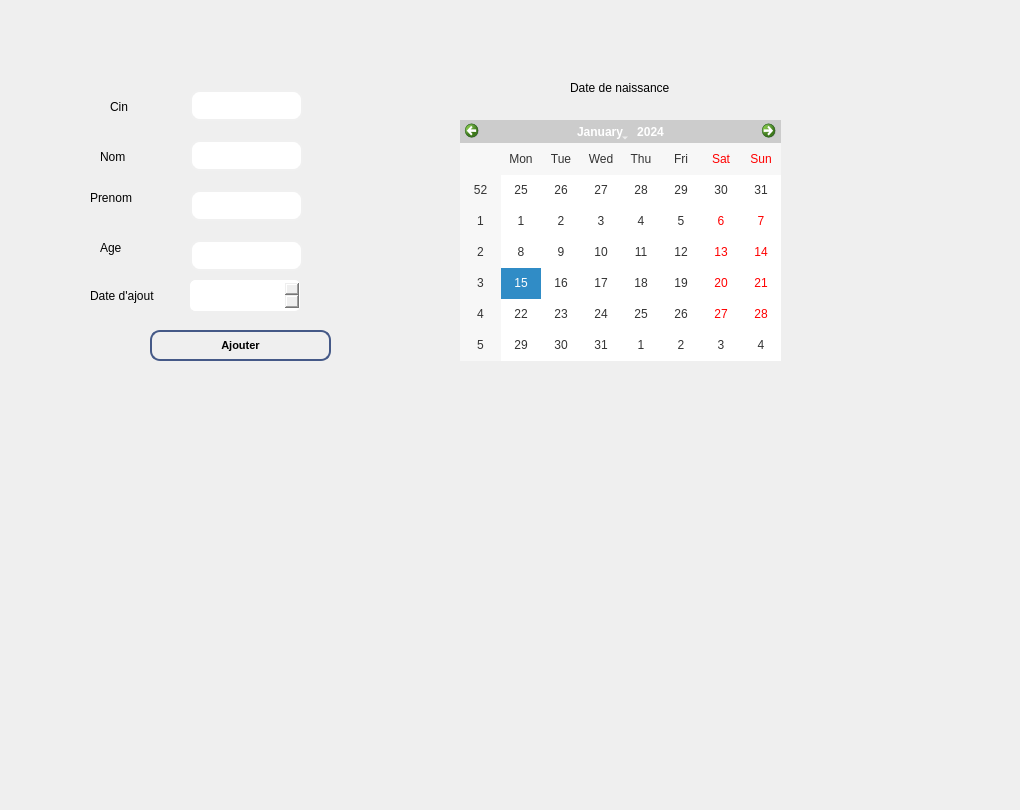
      <widget class="QWidget" name="widget_5">
       <attribute name="title">
        <string>Ajouter un patient</string>
       </attribute>
       <widget class="QLabel" name="label_NOUR_4">
        <property name="geometry">
         <rect>
          <x>110</x>
          <y>100</y>
          <width>47</width>
          <height>13</height>
         </rect>
        </property>
        <property name="styleSheet">
         <string notr="true">
font: 87 8pt &quot;Segoe UI Black&quot;,rgb(0, 0, 0);</string>
        </property>
        <property name="text">
         <string>Cin</string>
        </property>
       </widget>
       <widget class="QLabel" name="label_2_NOUR_4">
        <property name="geometry">
         <rect>
          <x>100</x>
          <y>150</y>
          <width>47</width>
          <height>13</height>
         </rect>
        </property>
        <property name="styleSheet">
         <string notr="true">
font: 87 8pt &quot;Segoe UI Black&quot;,rgb(0, 0, 0);</string>
        </property>
        <property name="text">
         <string>Nom</string>
        </property>
       </widget>
       <widget class="QLabel" name="label_3_NOUR_4">
        <property name="geometry">
         <rect>
          <x>90</x>
          <y>190</y>
          <width>51</width>
          <height>16</height>
         </rect>
        </property>
        <property name="styleSheet">
         <string notr="true">
font: 87 8pt &quot;Segoe UI Black&quot;,rgb(0, 0, 0);</string>
        </property>
        <property name="text">
         <string>Prenom</string>
        </property>
       </widget>
       <widget class="QLineEdit" name="linecin_NOUR_4">
        <property name="geometry">
         <rect>
          <x>190</x>
          <y>90</y>
          <width>113</width>
          <height>31</height>
         </rect>
        </property>
        <property name="styleSheet">
         <string notr="true">QLineEdit {
  background-color: qlineargradient(x1: 0, y1: 0, x2: 0, y2: 1,
                                      stop: 0 #455987, stop: 1 #4d8fac);
  border: 2px solid #f0f0f0;
  border-radius: 10px;
  color: #ffffff;
  padding: 8px 16px;
  transition: all 0.3s ease-in-out;
}

QLineEdit:hover {
  background-color: qlineargradient(x1: 0, y1: 0, x2: 0, y2: 1,
                                      stop: 0 #4d8fac, stop: 1 #455987);
  border-color: #ffffff;
}

QLineEdit:focus {
  background-color: qlineargradient(x1: 0, y1: 0, x2: 0, y2: 1,
                                      stop: 0 #4d8fac, stop: 1 #455987);
  border-color: #ffffff;
  box-shadow: 0 0 10px #4d8fac;
}
</string>
        </property>
       </widget>
       <widget class="QLineEdit" name="linenom_NOUR_4">
        <property name="geometry">
         <rect>
          <x>190</x>
          <y>140</y>
          <width>113</width>
          <height>31</height>
         </rect>
        </property>
        <property name="styleSheet">
         <string notr="true">QLineEdit {
  background-color: qlineargradient(x1: 0, y1: 0, x2: 0, y2: 1,
                                      stop: 0 #455987, stop: 1 #4d8fac);
  border: 2px solid #f0f0f0;
  border-radius: 10px;
  color: #ffffff;
  padding: 8px 16px;
  transition: all 0.3s ease-in-out;
}

QLineEdit:hover {
  background-color: qlineargradient(x1: 0, y1: 0, x2: 0, y2: 1,
                                      stop: 0 #4d8fac, stop: 1 #455987);
  border-color: #ffffff;
}

QLineEdit:focus {
  background-color: qlineargradient(x1: 0, y1: 0, x2: 0, y2: 1,
                                      stop: 0 #4d8fac, stop: 1 #455987);
  border-color: #ffffff;
  box-shadow: 0 0 10px #4d8fac;
}
</string>
        </property>
       </widget>
       <widget class="QLineEdit" name="lineprenom_NOUR_4">
        <property name="geometry">
         <rect>
          <x>190</x>
          <y>190</y>
          <width>113</width>
          <height>31</height>
         </rect>
        </property>
        <property name="styleSheet">
         <string notr="true">QLineEdit {
  background-color: qlineargradient(x1: 0, y1: 0, x2: 0, y2: 1,
                                      stop: 0 #455987, stop: 1 #4d8fac);
  border: 2px solid #f0f0f0;
  border-radius: 10px;
  color: #ffffff;
  padding: 8px 16px;
  transition: all 0.3s ease-in-out;
}

QLineEdit:hover {
  background-color: qlineargradient(x1: 0, y1: 0, x2: 0, y2: 1,
                                      stop: 0 #4d8fac, stop: 1 #455987);
  border-color: #ffffff;
}

QLineEdit:focus {
  background-color: qlineargradient(x1: 0, y1: 0, x2: 0, y2: 1,
                                      stop: 0 #4d8fac, stop: 1 #455987);
  border-color: #ffffff;
  box-shadow: 0 0 10px #4d8fac;
}
</string>
        </property>
       </widget>
       <widget class="QLabel" name="label_4_NOUR_4">
        <property name="geometry">
         <rect>
          <x>90</x>
          <y>285</y>
          <width>81</width>
          <height>21</height>
         </rect>
        </property>
        <property name="styleSheet">
         <string notr="true">
font: 87 8pt &quot;Segoe UI Black&quot;,rgb(0, 0, 0);</string>
        </property>
        <property name="text">
         <string>Date d'ajout</string>
        </property>
       </widget>
       <widget class="QPushButton" name="Ajouterclient_NOUR_4">
        <property name="geometry">
         <rect>
          <x>150</x>
          <y>330</y>
          <width>181</width>
          <height>31</height>
         </rect>
        </property>
        <property name="styleSheet">
         <string notr="true">QPushButton {
    background: qlineargradient(x1: 0, y1: 0, x2: 0, y2: 1,
                                stop: 0 #F5DEB3, stop: 0.5 #D2B48C, stop: 1.0 #F5DEB3);
    border: 2px solid #455987;
    border-radius: 10px;
    padding: 5px 10px;
    font-size: 11px; 
    font-weight: bold;
    color: #000000;
    text-shadow: 1px 1px #FFFFFF;
    box-shadow: 1px 1px 3px rgba(0, 0, 0, 0.25);
}

QPushButton:hover {
    background: qlineargradient(x1: 0, y1: 0, x2: 0, y2: 1,
                                stop: 0 #D2B48C, stop: 0.5 #F5DEB3, stop: 1.0 #F5DEB3);
    border: 2px solid #455987;
    text-shadow: 1px 1px #FFFFFF;
}
</string>
        </property>
        <property name="text">
         <string>Ajouter</string>
        </property>
       </widget>
       <widget class="QLabel" name="label_7_NOUR_5">
        <property name="geometry">
         <rect>
          <x>570</x>
          <y>80</y>
          <width>121</width>
          <height>16</height>
         </rect>
        </property>
        <property name="styleSheet">
         <string notr="true">
font: 87 8pt &quot;Segoe UI Black&quot;,rgb(0, 0, 0);</string>
        </property>
        <property name="text">
         <string>Date de naissance</string>
        </property>
       </widget>
       <widget class="QCalendarWidget" name="calendarWidget_3">
        <property name="geometry">
         <rect>
          <x>460</x>
          <y>120</y>
          <width>321</width>
          <height>241</height>
         </rect>
        </property>
        <property name="styleSheet">
         <string notr="true">CalendarWidget {
    background-color: #fff;
    color: #333;
    border: 1px solid #ccc;
}
QCalendarWidget QWidget {
    background-color: #ccc;
    color: #fff;
}

QCalendarWidget QTableView {
    background-color: #fff;
    color: #333;
}

QCalendarWidget QTableView::item:hover {
    background-color: #ccc;
}
QCalendarWidget QHeaderView::section {
    background-color: #ccc;
    color: #fff;
}
</string>
        </property>
       </widget>
       <widget class="QDateEdit" name="dateEdit_4">
        <property name="geometry">
         <rect>
          <x>190</x>
          <y>280</y>
          <width>110</width>
          <height>31</height>
         </rect>
        </property>
        <property name="styleSheet">
         <string notr="true">QDateEdit {
    background-color: qlineargradient(x1: 0, y1: 0, x2: 0, y2: 1,
        stop: 0 #ffffff, stop: 1 #455987);
    border: 1px solid #ffffff;
    border-radius: 5px;
    color: #ffffff;
    font: 87 8pt &quot;Segoe UI Black&quot;;
}

QDateEdit::drop-down {
    subcontrol-origin: padding;
    subcontrol-position: top right;
    width: 20px;
    border-left-width: 1px;
    border-left-color: #ffffff;
    border-left-style: solid;
    border-top-right-radius: 5px;
    border-bottom-right-radius: 5px;
}

QDateEdit:hover {
    background-color: qlineargradient(x1: 0, y1: 0, x2: 0, y2: 1,
        stop: 0 #455987, stop: 1 #ffffff);
    border-color: #ffffff;
}

QDateEdit:focus {
    background-color: qlineargradient(x1: 0, y1: 0, x2: 0, y2: 1,
        stop: 0 #455987, stop: 1 #ffffff);
    border-color: #ffffff;
    box-shadow: 0 0 5px #455987;
}
</string>
        </property>
        <property name="displayFormat">
         <string>yyyy/M/d</string>
        </property>
       </widget>
       <widget class="QLabel" name="label_3_NOUR_5">
        <property name="geometry">
         <rect>
          <x>100</x>
          <y>240</y>
          <width>51</width>
          <height>16</height>
         </rect>
        </property>
        <property name="styleSheet">
         <string notr="true">
font: 87 8pt &quot;Segoe UI Black&quot;,rgb(0, 0, 0);</string>
        </property>
        <property name="text">
         <string>Age</string>
        </property>
       </widget>
       <widget class="QLineEdit" name="lineEdit_18">
        <property name="geometry">
         <rect>
          <x>190</x>
          <y>240</y>
          <width>113</width>
          <height>31</height>
         </rect>
        </property>
        <property name="styleSheet">
         <string notr="true">QLineEdit {
  background-color: qlineargradient(x1: 0, y1: 0, x2: 0, y2: 1,
                                      stop: 0 #455987, stop: 1 #4d8fac);
  border: 2px solid #f0f0f0;
  border-radius: 10px;
  color: #ffffff;
  padding: 8px 16px;
  transition: all 0.3s ease-in-out;
}

QLineEdit:hover {
  background-color: qlineargradient(x1: 0, y1: 0, x2: 0, y2: 1,
                                      stop: 0 #4d8fac, stop: 1 #455987);
  border-color: #ffffff;
}

QLineEdit:focus {
  background-color: qlineargradient(x1: 0, y1: 0, x2: 0, y2: 1,
                                      stop: 0 #4d8fac, stop: 1 #455987);
  border-color: #ffffff;
  box-shadow: 0 0 10px #4d8fac;
}
</string>
        </property>
       </widget>
       <widget class="QLabel" name="label_218">
        <property name="geometry">
         <rect>
          <x>-80</x>
          <y>-50</y>
          <width>1011</width>
          <height>801</height>
         </rect>
        </property>
        <property name="text">
         <string/>
        </property>
        <property name="pixmap">
         <pixmap>:/Plan de travail 1@3x.png</pixmap>
        </property>
       </widget>
       <zorder>label_218</zorder>
       <zorder>label_NOUR_4</zorder>
       <zorder>label_2_NOUR_4</zorder>
       <zorder>label_3_NOUR_4</zorder>
       <zorder>linecin_NOUR_4</zorder>
       <zorder>linenom_NOUR_4</zorder>
       <zorder>lineprenom_NOUR_4</zorder>
       <zorder>label_4_NOUR_4</zorder>
       <zorder>Ajouterclient_NOUR_4</zorder>
       <zorder>label_7_NOUR_5</zorder>
       <zorder>calendarWidget_3</zorder>
       <zorder>dateEdit_4</zorder>
       <zorder>label_3_NOUR_5</zorder>
       <zorder>lineEdit_18</zorder>
      </widget>
